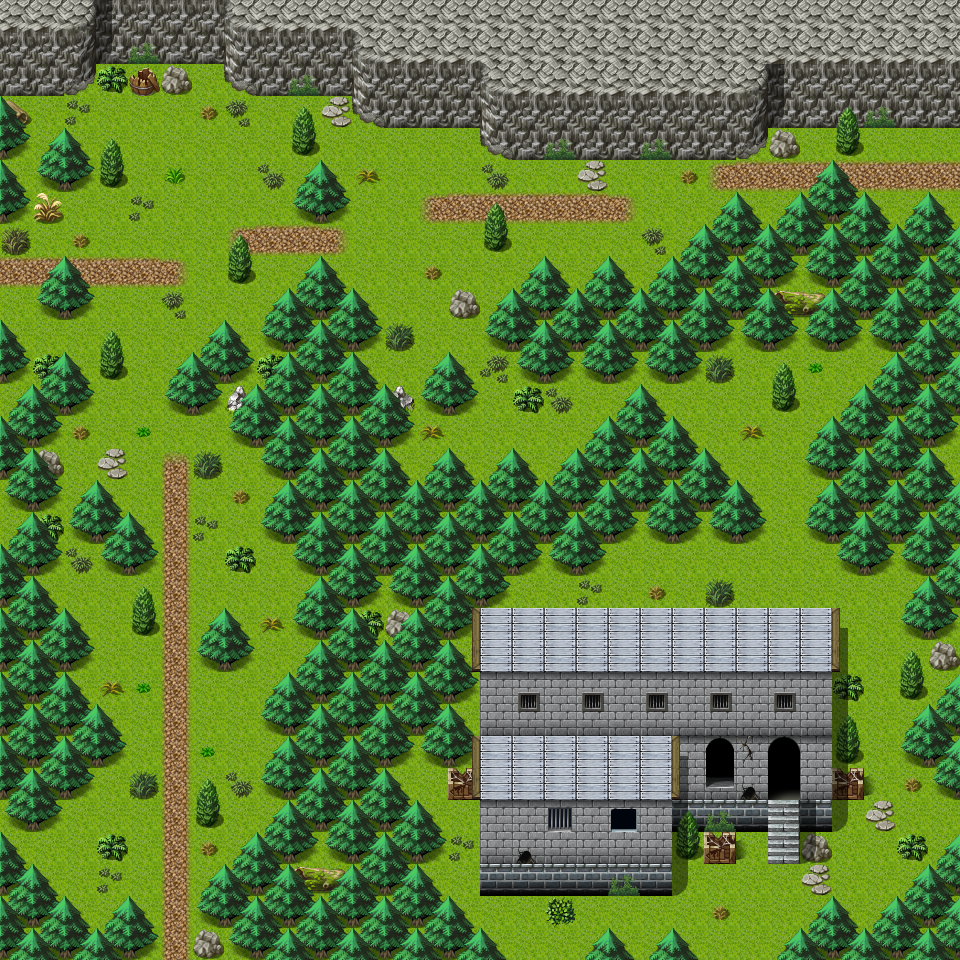

This game map was drawn from its Tiled (.tmx) file and the tilesets committed beside it. A one-line description and the trimmed map source follow:
An orthogonal 30x30 tile map with 32x32 px tiles, 3 tile layers (Ground, Objects, Above), 1 hidden layer not drawn, 40 tilesets and 13 objects (10x spawn, 3x mapchange).

<map version="1.0" orientation="orthogonal" width="30" height="30" tilewidth="32" tileheight="32">
 <properties>
  <property name="outdoors" value="1" />
 </properties>
 <tileset firstgid="1" name="map_bed_1" tilewidth="32" tileheight="32">
  <image source="../drawable/map_bed_1.png" width="512" height="256" />
 </tileset>
 <tileset firstgid="129" name="map_border_1" tilewidth="32" tileheight="32">
  <image source="../drawable/map_border_1.png" width="512" height="256" />
 </tileset>
 <tileset firstgid="257" name="map_bridge_1" tilewidth="32" tileheight="32">
  <image source="../drawable/map_bridge_1.png" width="512" height="256" />
 </tileset>
 <tileset firstgid="385" name="map_broken_1" tilewidth="32" tileheight="32">
  <image source="../drawable/map_broken_1.png" width="512" height="256" />
 </tileset>
 <tileset firstgid="513" name="map_cavewall_1" tilewidth="32" tileheight="32">
  <image source="../drawable/map_cavewall_1.png" width="576" height="192" />
 </tileset>
 <tileset firstgid="621" name="map_cavewall_2" tilewidth="32" tileheight="32">
  <image source="../drawable/map_cavewall_2.png" width="576" height="192" />
 </tileset>
 <tileset firstgid="729" name="map_cavewall_3" tilewidth="32" tileheight="32">
  <image source="../drawable/map_cavewall_3.png" width="576" height="192" />
 </tileset>
 <tileset firstgid="837" name="map_chair_table_1" tilewidth="32" tileheight="32">
  <image source="../drawable/map_chair_table_1.png" width="512" height="256" />
 </tileset>
 <tileset firstgid="965" name="map_crate_1" tilewidth="32" tileheight="32">
  <image source="../drawable/map_crate_1.png" width="512" height="256" />
 </tileset>
 <tileset firstgid="1093" name="map_cupboard_1" tilewidth="32" tileheight="32">
  <image source="../drawable/map_cupboard_1.png" width="512" height="256" />
 </tileset>
 <tileset firstgid="1221" name="map_curtain_1" tilewidth="32" tileheight="32">
  <image source="../drawable/map_curtain_1.png" width="512" height="256" />
 </tileset>
 <tileset firstgid="1349" name="map_entrance_1" tilewidth="32" tileheight="32">
  <image source="../drawable/map_entrance_1.png" width="512" height="256" />
 </tileset>
 <tileset firstgid="1477" name="map_fence_1" tilewidth="32" tileheight="32">
  <image source="../drawable/map_fence_1.png" width="512" height="256" />
 </tileset>
 <tileset firstgid="1605" name="map_fence_2" tilewidth="32" tileheight="32">
  <image source="../drawable/map_fence_2.png" width="512" height="256" />
 </tileset>
 <tileset firstgid="1733" name="map_ground_1" tilewidth="32" tileheight="32">
  <image source="../drawable/map_ground_1.png" width="512" height="256" />
 </tileset>
 <tileset firstgid="1861" name="map_ground_2" tilewidth="32" tileheight="32">
  <image source="../drawable/map_ground_2.png" width="512" height="256" />
 </tileset>
 <tileset firstgid="1989" name="map_ground_3" tilewidth="32" tileheight="32">
  <image source="../drawable/map_ground_3.png" width="512" height="256" />
 </tileset>
 <tileset firstgid="2117" name="map_ground_4" tilewidth="32" tileheight="32">
  <image source="../drawable/map_ground_4.png" width="512" height="256" />
 </tileset>
 <tileset firstgid="2245" name="map_ground_5" tilewidth="32" tileheight="32">
  <image source="../drawable/map_ground_5.png" width="512" height="256" />
 </tileset>
 <tileset firstgid="2373" name="map_ground_6" tilewidth="32" tileheight="32">
  <image source="../drawable/map_ground_6.png" width="512" height="256" />
 </tileset>
 <tileset firstgid="2501" name="map_ground_7" tilewidth="32" tileheight="32">
  <image source="../drawable/map_ground_7.png" width="512" height="256" />
 </tileset>
 <tileset firstgid="2629" name="map_ground_8" tilewidth="32" tileheight="32">
  <image source="../drawable/map_ground_8.png" width="512" height="256" />
 </tileset>
 <tileset firstgid="2757" name="map_indoor_1" tilewidth="32" tileheight="32">
  <image source="../drawable/map_indoor_1.png" width="512" height="256" />
 </tileset>
 <tileset firstgid="2885" name="map_kitchen_1" tilewidth="32" tileheight="32">
  <image source="../drawable/map_kitchen_1.png" width="512" height="256" />
 </tileset>
 <tileset firstgid="3013" name="map_outdoor_1" tilewidth="32" tileheight="32">
  <image source="../drawable/map_outdoor_1.png" width="512" height="256" />
 </tileset>
 <tileset firstgid="3141" name="map_pillar_1" tilewidth="32" tileheight="32">
  <image source="../drawable/map_pillar_1.png" width="512" height="256" />
 </tileset>
 <tileset firstgid="3269" name="map_plant_1" tilewidth="32" tileheight="32">
  <image source="../drawable/map_plant_1.png" width="512" height="256" />
 </tileset>
 <tileset firstgid="3397" name="map_rock_1" tilewidth="32" tileheight="32">
  <image source="../drawable/map_rock_1.png" width="512" height="256" />
 </tileset>
 <tileset firstgid="3525" name="map_roof_1" tilewidth="32" tileheight="32">
  <image source="../drawable/map_roof_1.png" width="512" height="256" />
 </tileset>
 <tileset firstgid="3653" name="map_roof_2" tilewidth="32" tileheight="32">
  <image source="../drawable/map_roof_2.png" width="512" height="256" />
 </tileset>
 <tileset firstgid="3781" name="map_shop_1" tilewidth="32" tileheight="32">
  <image source="../drawable/map_shop_1.png" width="512" height="256" />
 </tileset>
 <tileset firstgid="3909" name="map_sign_ladder_1" tilewidth="32" tileheight="32">
  <image source="../drawable/map_sign_ladder_1.png" width="512" height="256" />
 </tileset>
 <tileset firstgid="4037" name="map_table_1" tilewidth="32" tileheight="32">
  <image source="../drawable/map_table_1.png" width="512" height="256" />
 </tileset>
 <tileset firstgid="4165" name="map_trail_1" tilewidth="32" tileheight="32">
  <image source="../drawable/map_trail_1.png" width="512" height="256" />
 </tileset>
 <tileset firstgid="4293" name="map_tree_1" tilewidth="32" tileheight="32">
  <image source="../drawable/map_tree_1.png" width="512" height="256" />
 </tileset>
 <tileset firstgid="4421" name="map_wall_1" tilewidth="32" tileheight="32">
  <image source="../drawable/map_wall_1.png" width="512" height="256" />
 </tileset>
 <tileset firstgid="4549" name="map_wall_2" tilewidth="32" tileheight="32">
  <image source="../drawable/map_wall_2.png" width="480" height="256" />
 </tileset>
 <tileset firstgid="4669" name="map_wall_3" tilewidth="32" tileheight="32">
  <image source="../drawable/map_wall_3.png" width="480" height="256" />
 </tileset>
 <tileset firstgid="4789" name="map_window_1" tilewidth="32" tileheight="32">
  <image source="../drawable/map_window_1.png" width="512" height="256" />
 </tileset>
 <tileset firstgid="4917" name="map_window_2" tilewidth="32" tileheight="32">
  <image source="../drawable/map_window_2.png" width="512" height="256" />
 </tileset>
 <layer name="Ground" width="30" height="30">
  <data>[900 cells, 900 non-empty, 15 distinct tile ids]</data>
 </layer>
 <layer name="Objects" width="30" height="30">
  <data>[900 cells, 450 non-empty, 46 distinct tile ids]</data>
 </layer>
 <layer name="Above" width="30" height="30">
  <data>[900 cells, 140 non-empty, 9 distinct tile ids]</data>
 </layer>
 <layer name="Walkable" width="30" height="30" visible="0">
  <data>[900 cells, 544 non-empty, 1 distinct tile ids]</data>
 </layer>
 <objectgroup name="Mapevents">
  <object name="house" type="mapchange" x="768" y="768" width="32" height="32">
   <properties>
    <property name="map" value="flagstone_inner" />
    <property name="place" value="entrance" />
   </properties>
  </object>
  <object name="east" type="mapchange" x="928" y="128" width="32" height="96">
   <properties>
    <property name="map" value="wild8" />
    <property name="place" value="west" />
   </properties>
  </object>
  </objectgroup>
 <objectgroup name="Spawn" visible="0">
  <!-- 10 objects omitted --></objectgroup>
 <objectgroup name="Keys" visible="0" />
</map>
<!-- 11 of 13 objects omitted -->
